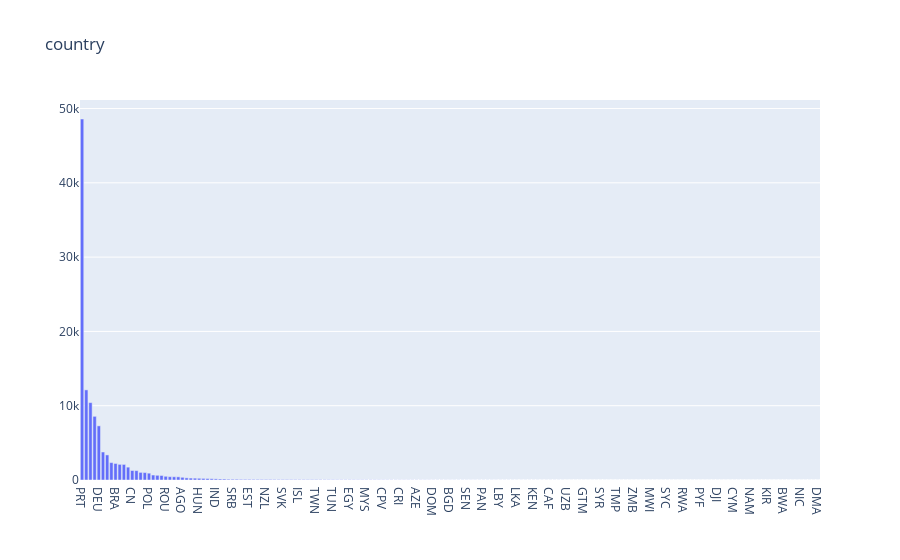

The notebook cell this image was saved under:
### Code cell
trace=go.Bar(
                        x=df['country'].value_counts().index,
                        y=df['country'].value_counts(),
                        name='Country')
layout=go.Layout(title='country',
                                legend=dict(orientation='h'))

data=[trace]
fig=go.Figure(data,layout)
iplot(fig)

### Figure 1 — Plotly figure (JSON) as saved in the notebook; plotly's stock layout.template omitted (floating-point values rounded to 4 significant figures; data arrays with more than 128 entries replaced by an {"elided": "..."} marker saying what was removed)
{"data": [{"name": "Country", "type": "bar", "x": {"elided": "177 str values"}, "y": {"elided": "177 int values"}}], "layout": {"legend": {"orientation": "h"}, "title": {"text": "country"}}}
